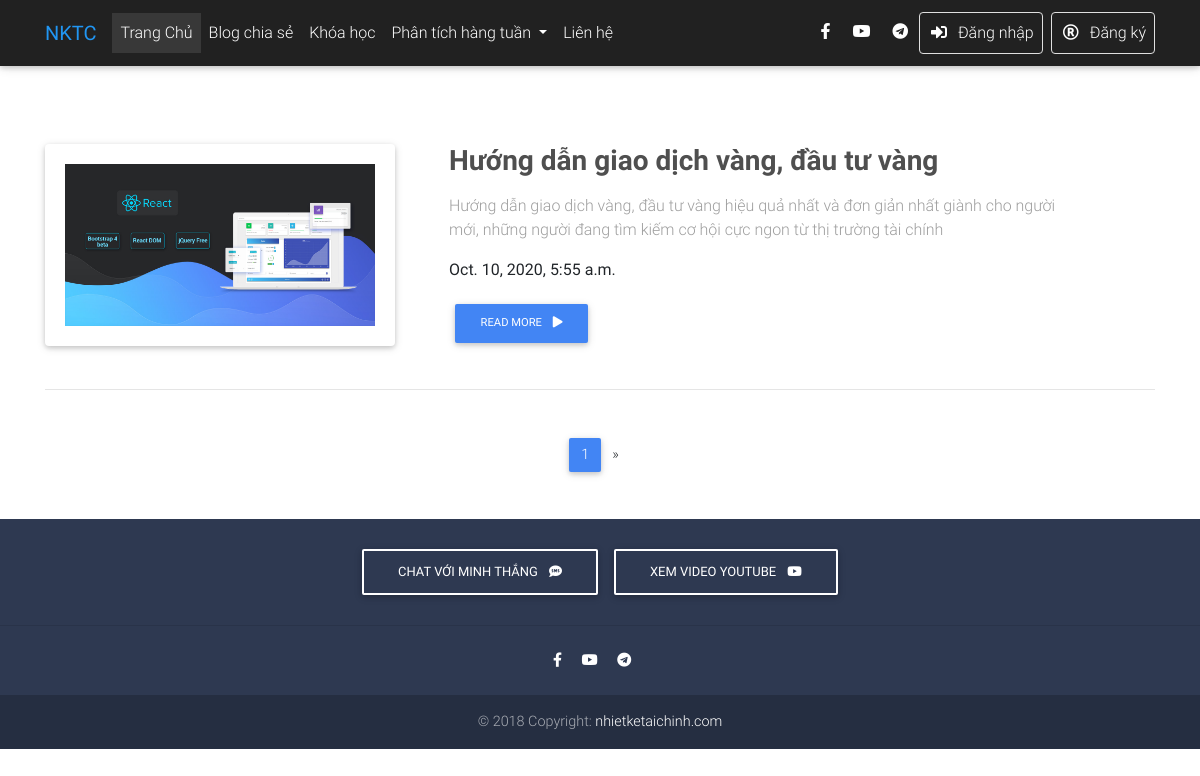
Page /post/ on the committed database.
### post/models.py (models this page shows, shortened)
class Post(models.Model):
    category = models.ForeignKey(Category, on_delete=models.CASCADE, blank=True, null=True)
    title = models.CharField(max_length=65)
    description = models.CharField(max_length=160)
    slug = models.SlugField(unique=True)
    image = models.FileField()
    body = RichTextUploadingField()
    created_at = models.DateTimeField(auto_now_add=True)
    status = models.CharField(max_length=25, choices=STATUS, default="inactive")

### post/views.py (the view)
# urls.py: path('post/', views.PostListView.as_view(), name='post'),
class PostListView(ListView):
    paginate_by = 1
    model = Post
    template_name = "post/blog.html"

### templates/post/blog.html (shortened to what this page needs)
{% extends 'base.html' %}
{% block content %}
<main class="mt-5 pt-5">
    <div class="container">
        <section class="pt-5">
            {% for post in page_obj %}
            <div class="row wow fadeIn">
                <div class="col-lg-5 col-xl-4 mb-4">
                    <div class="card">
                        <div class="card-body">
                            <img src="/media/{{post.image}}" alt="" width="100%">
                        </div>
                    </div>
                </div>
                <div class="col-lg-7 col-xl-7 ml-xl-4 mb-4">
                    <h3 class="mb-3 font-weight-bold dark-grey-text">
                        <strong>{{post.title}}</strong>
                    </h3>
                    <p class="grey-text">{{post.description}}</p>
                    <p>
                        <strong>{{post.created_at}}</strong>
                    </p>
                    <a href="{% url 'detail' post.slug %}"
                       class="btn btn-primary btn-md">Read more
                        <i class="fas fa-play ml-2"></i>
                    </a>
                </div>
            </div>
            {% endfor %}
            <hr class="mb-5">
            <nav class="d-flex justify-content-center wow fadeIn">
                <ul class="pagination pg-blue">
                    <li class="page-item active">
                        <a class="page-link" href="#">{{ page_obj.number }}
                        </a>
                    </li>
                    {% if page_obj.has_next %}
                    <li class="page-item">
                        <a class="page-link" href="?page={{ page_obj.next_page_number }}" aria-label="Next">
                            <span aria-hidden="true">&raquo;</span>
                        </a>
                    </li>
                    {% endif %}
                </ul>
            </nav>
        </section>
    </div>
</main>
{% endblock %}

### templates/base.html (shortened to what this page needs)
{% load static %}
<!DOCTYPE html>
<html lang="vi">
<head>
    <link rel="stylesheet" href="https://use.fontawesome.com/releases/v5.11.2/css/all.css">
    <link href="{% static 'css/bootstrap.min.css' %}" rel="stylesheet">
    <link href="{% static 'css/mdb.min.css' %}" rel="stylesheet">
    <link href="{% static 'css/style.min.css' %}" rel="stylesheet">
</head>
<body>
<header>
    <nav class="navbar fixed-top navbar-expand-lg navbar-dark bg-dark white scrolling-navbar">
        <div class="container">
            <a class="navbar-brand waves-effect" href="/">
                <strong class="blue-text">NKTC</strong>
            </a>
            <div class="collapse navbar-collapse" id="navbarSupportedContent">
                <ul class="navbar-nav mr-auto">
                    <li class="nav-item active">
                        <a class="nav-link waves-effect" href="/">Trang Chủ
                        </a>
                    </li>
                    <li class="nav-item">
                        <a class="nav-link waves-effect" href="{% url 'post' %}">Blog chia sẻ</a>
                    </li>
                    {% if user.is_authenticated %}
                    <li class="nav-item dropdown">
                        <a class="nav-link dropdown-toggle" href="#" id="navbardrop" data-toggle="dropdown">
                            Khóa học
                        </a>
                        <div class="dropdown-menu">
                            <a class="dropdown-item" href="#">Forex Cơ bản (FREE)</a>
                            <a class="dropdown-item" href="#">Forex VIP</a>
                            <a class="dropdown-item" href="#">Tradecoin VIP</a>
                            <a class="dropdown-item" href="#">Chiêm tinh VIP</a>
                        </div>
                    </li>
                    {% else %}
                    <li class="nav-item">
                        <a class="nav-link waves-effect" href="{% url 'course' %}"
                        >Khóa học</a>
                    </li>
                    {% endif %}
                    <li class="nav-item dropdown">
                        <a class="nav-link dropdown-toggle" href="#" id="navbardrop" data-toggle="dropdown">
                            Phân tích hàng tuần
                        </a>
                    </li>
                    <li class="nav-item">
                        <a class="nav-link waves-effect" href=""
                        >Liên hệ</a>
                    </li>
                </ul>
                <ul class="navbar-nav nav-flex-icons">
                    <li class="nav-item">
                        <a href="https://www.facebook.com/minhthang.pa" class="nav-link waves-effect" target="_blank">
                            <i class="fab fa-facebook-f"></i>
                        </a>
                    </li>
                    <li class="nav-item">
                        <a href="https://www.youtube.com/channel/UCjVjEVzoM8vzHUlDtpm5CHQ" class="nav-link waves-effect"
                           target="_blank">
                            <i class="fab fa-youtube"></i>
                        </a>
                    </li>
                    <li class="nav-item">
                        <a href="https://t.me/minhthanh88" class="nav-link waves-effect" target="_blank">
                            <i class="fab fa-telegram"></i>
                        </a>
                    </li>
                    {% if not user.is_authenticated %}
                    <li class="nav-item mr-2">
                        <a href="{% url 'login' %}"
                           class="nav-link border border-light rounded waves-effect"
                        >
                            <i class="fas fa-sign-in-alt mr-2"></i>Đăng nhập
                        </a>
                    </li>
                    <li class="nav-item">
                        <a href="{% url 'register' %}"
                           class="nav-link border border-light rounded waves-effect"
                        >
                            <i class="far fa-registered mr-2"></i>Đăng ký
                        </a>
                    </li>
                    {% endif %}
                </ul>
            </div>
        </div>
    </nav>
</header>
{% block content %}
{% endblock %}
<footer class="page-footer text-center font-small mdb-color darken-2 mt-4 wow fadeIn">
    <div class="pt-4">
        <a class="btn btn-outline-white" href="https://t.me/minhthanh88"
           target="_blank"
           role="button">Chat với Minh Thắng
            <i class="fas fa-sms ml-2"></i>
        </a>
        <a class="btn btn-outline-white" href="https://www.youtube.com/channel/UCjVjEVzoM8vzHUlDtpm5CHQ" target="_blank"
           role="button">Xem video youtube
            <i class="fab fa-youtube ml-2"></i>
        </a>
    </div>
    <hr class="my-4">
    <div class="pb-4">
        <a href="https://www.facebook.com/minhthang.pa" target="_blank">
            <i class="fab fa-facebook-f mr-3"></i>
        </a>
        <a href="https://www.youtube.com/channel/UCjVjEVzoM8vzHUlDtpm5CHQ" target="_blank">
            <i class="fab fa-youtube mr-3"></i>
        </a>
        <a href="https://t.me/minhthang88" target="_blank">
            <i class="fab fa-telegram mr-3"></i>
        </a>
    </div>
    <div class="footer-copyright py-3">
        © 2018 Copyright:
        <a href=""> nhietketaichinh.com </a>
    </div>
</footer>
</body>
</html>

### rows in the picture
Post: image (picture), title "Hướng dẫn giao dịch vàng, đầu tư vàng", description "Hướng dẫn giao dịch vàng, đầu tư vàng hiệu quả nhất và đơn giản nhất giành cho người mới, những người đang tìm kiếm cơ hội cực ngon từ thị trường tài chính", created_at "Oct. 10, 2020, 5:55 a.m."

### other values in the picture
{{ page_obj.number }} "1"
